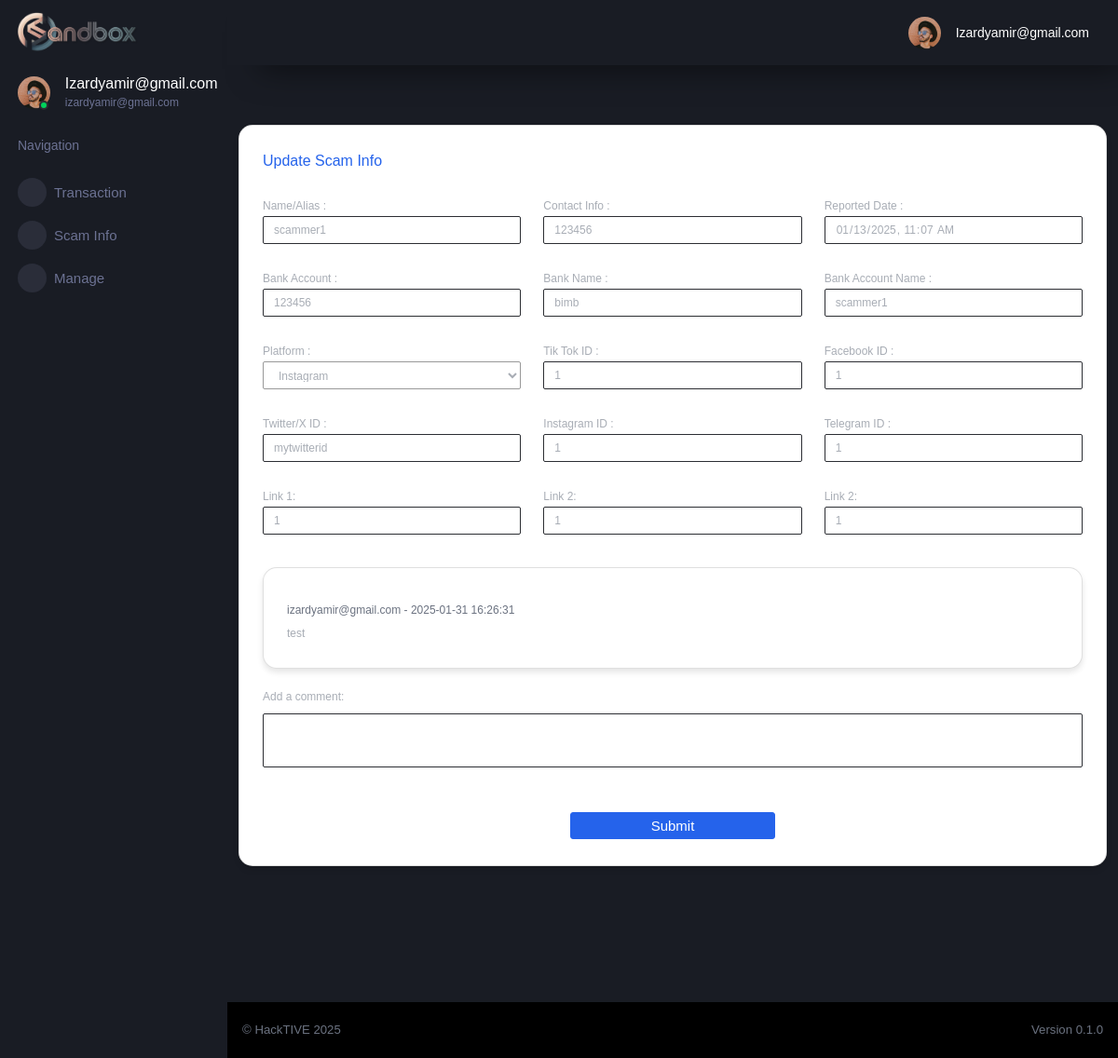
The app's page /6/scammer_update (signed in), older data.
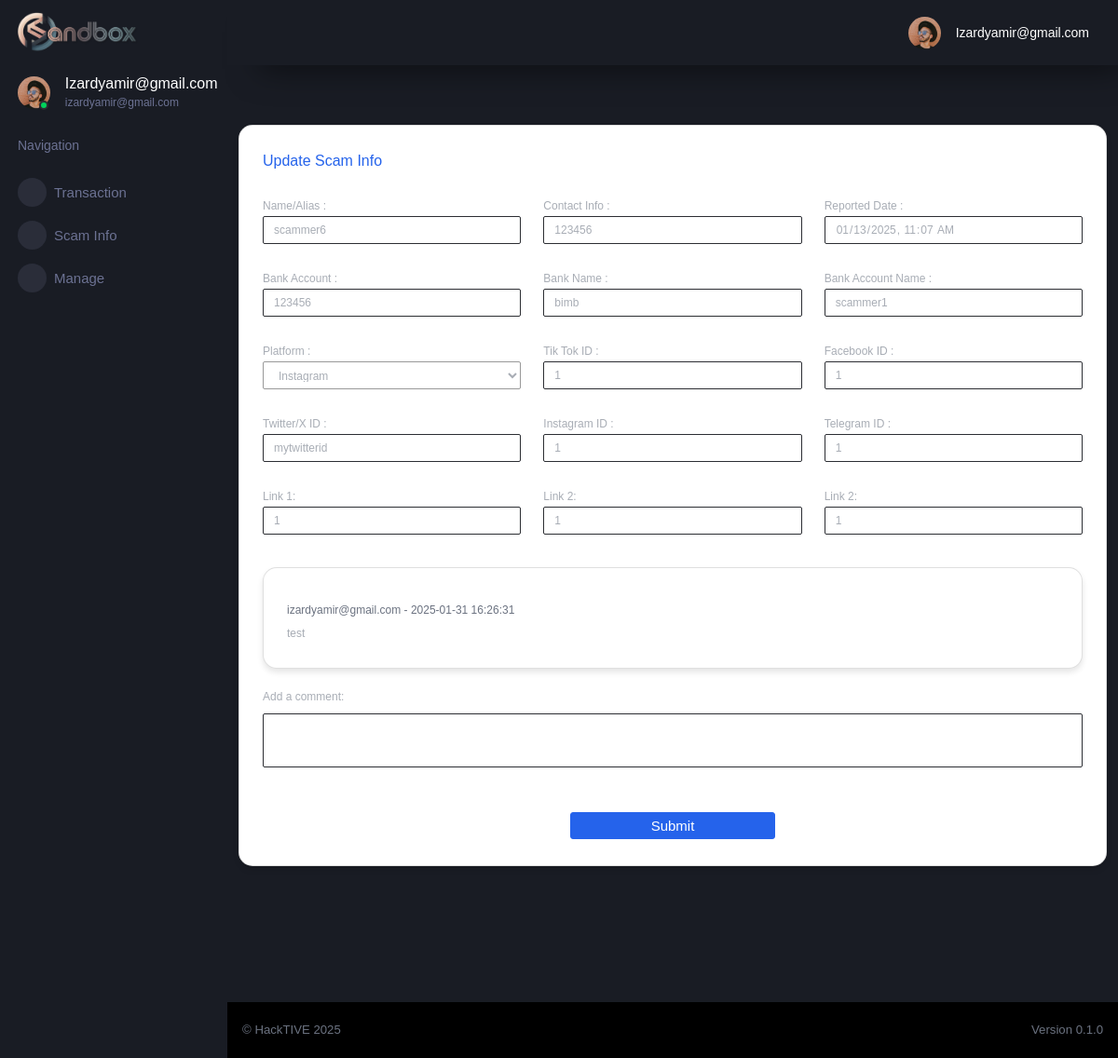
The same page, newer data.
### tables this page shows
CREATE TABLE "scammer" (
	"scammerID"	INTEGER NOT NULL,
	"scammerName"	TEXT,
	"contact"	TEXT,
	"platform"	TEXT,
	"reportedDate"	TEXT,
	"recordedDate"	TEXT,
	"bankAccount"	TEXT,
	"bankName"	TEXT,
	"bankAccountName"	TEXT,
	"sourceReport1"	TEXT,
	"sourceReport2"	TEXT,
	"sourceReport3"	TEXT,
	"tiktokID"	TEXT,
	"facebookID"	TEXT,
	"twitterID"	TEXT,
	"instagramID"	TEXT,
	"telegramID"	TEXT,
	"reporterID"	INTEGER,
	PRIMARY KEY("scammerID" AUTOINCREMENT)
);

### flaskr/main.py (the view, shortened to what this page needs)
@bp.route('/<int:id>/scammer_update', methods=('POST', 'GET'))
@login_required
def scammer_update(id):
    db = get_db()
    scammer_update = get_scammer(id)
    comments = db.execute(
        'SELECT user_id, content, created_at FROM comments WHERE post_id = ? ORDER BY created_at DESC',
        (id,)
    ).fetchall()
    return render_template('app/scammer-update.html', scammer_update=scammer_update, comments=comments)

### flaskr/auth.py (called while the page is built)
@bp.before_app_request
def load_logged_in_user():
    user_id = session.get('user_id')
    if user_id is None:
        g.user = None
    else:
        g.user = get_db().execute(
            'SELECT * FROM cif WHERE id = ?', (user_id,)
        ).fetchone()

### flaskr/db.py (called while the page is built)
def get_db():
    if 'db' not in g:
        g.db = sqlite3.connect(
            current_app.config['DATABASE'],
            detect_types=sqlite3.PARSE_DECLTYPES
        )
        g.db.row_factory = sqlite3.Row
    return g.db

### flaskr/main.py (called while the page is built)
def login_required(view):
    @functools.wraps(view)
    def wrapped_view(**kwargs):
        if g.user is None:
            return redirect(url_for('auth.login'))
        return view(**kwargs)
    return wrapped_view

def get_scammer(id):
    scammer = get_db().execute(
        'SELECT *'
        ' FROM scammer'
        ' WHERE scammerID = ?',(id,)
    ).fetchone()
    if scammer is None:
        abort(404, f"Scammer id {id} doesn't exist.")
    return scammer

### flaskr/templates/app/scammer-update.html (shortened to what the changed rows need)
{% extends "/layouts/base.html" %}
{% block content %}
    <div class="container aligned-middle mt-5 overflow-auto"  scrolling="yes" frameborder="0" style=" width: 100%; height: calc(101vh - 66px);  overflow: auto; ">
        <div class="row mt-3">
            <div class="col-md-12 mb-4">
                <div class="card">
                    <div class="card-body">
                        <form action="" method="post">
                            <div class="row mt-3">
                                <div class="col-sm-4 mt-2">
                                     <label for="scammer_name" class="mb-0" style="color: #a8adb5; font-size: 12px">Name/Alias :</label>
                                     <input name="scammer_name" id="scammer_name" type="text" class="form-control bg-white" style="color: #a8adb5; font-size: 12px; height: 30px;" placeholder="scammer name/alias" value="{{request.form['scammer_name'] or scammer_update['scammerName']}}" required>
                                </div>
                                <div class="col-sm-4 mt-2">
                                     <label for="contact_info" class="mb-0" style="color: #a8adb5; font-size: 12px">Contact Info :</label>
                                     <input name="contact_info" id="contact_info" type="text" class="form-control bg-white" style="color: #a8adb5; font-size: 12px; height: 30px;" value="{{request.form['contact_info'] or scammer_update['contact']}}" placeholder="scammer phone/email" required>
                                </div>
                                <div class="col-sm-4 mt-2">
                                     <label for="reported_date" class="mb-0" style="color: #a8adb5; font-size: 12px">Reported Date :</label>
                                     <input name="reported_date" id="reported_date" type="datetime-local" class="form-control bg-white" style="color: #a8adb5; font-size: 12px; height: 30px;" value="{{scammer_update['reportedDate']}}"  readonly>
                                </div>
                             </div>
                             <div class="row mt-3">
                                 <div class="col-sm-4 mt-2">
                                    <label for="bank_account" class="mb-0" style="color: #a8adb5; font-size: 12px">Bank Account :</label>
                                    <input name="bank_account" id="bank_account" type="text" class="form-control bg-white" style="color: #a8adb5; font-size: 12px; height: 30px;" value="{{request.form['bank_account'] or scammer_update['bankAccount']}}" placeholder="bank account number">
                                 </div>
                                 <div class="col-sm-4 mt-2">
                                     <label for="bank_name" class="mb-0" style="color: #a8adb5; font-size: 12px">Bank Name :</label>
                                     <input name="bank_name" id="bank_name" type="text" class="form-control bg-white" style="color: #a8adb5; font-size: 12px; height: 30px;" value="{{request.form['bank_name'] or scammer_update['bankName']}}" placeholder="bank name">
                                  </div>
                                  <div class="col-sm-4 mt-2">
                                     <label for="bank_account_name" class="mb-0" style="color: #a8adb5; font-size: 12px">Bank Account Name :</label>
                                     <input name="bank_account_name" id="bank_account_name" type="text" class="form-control bg-white" style="color: #a8adb5; font-size: 12px; height: 30px;" value="{{request.form['bank_account_name'] or scammer_update['bankAccountName']}}" placeholder="account holder name">
                                  </div>
                              </div>
                             <div class="row mt-3">
                                 <div class="col-sm-4 mt-2">
                                     <label for="platform" class="mb-0" style="color: #a8adb5; font-size: 12px">Platform :</label>
                                          <select name="platform" id="platform" class="form-control bg-white" style="border-width: 1px; border-style: solid; border-color: #999; color: #a8adb5; font-size: 12px; height: 30px;">
                                              <option >{{scammer_update['platform'].capitalize()}}</option>
                                          </select>
                                  </div>
                                 <div class="col-sm-4 mt-2">
                                    <label for="tiktok" class="mb-0" style="color: #a8adb5; font-size: 12px">Tik Tok ID :</label>
                                    <input name="tiktok" id="tiktok" type="text" class="form-control bg-white" style="color: #a8adb5; font-size: 12px; height: 30px;" value="{{request.form['tiktok'] or scammer_update['tiktokID']}}" placeholder="scammer id">
                                 </div>
                                 <div class="col-sm-4 mt-2">
                                     <label for="facebook" class="mb-0" style="color: #a8adb5; font-size: 12px">Facebook ID :</label>
                                     <input name="facebook" id="facebook" type="text" class="form-control bg-white" style="color: #a8adb5; font-size: 12px; height: 30px;" value="{{request.form['facebook'] or scammer_update['facebookID']}}" placeholder="scammer id">
                                  </div>
                              </div>
                              <div class="row mt-3">
                                 <div class="col-sm-4 mt-2">
                                    <label for="twitter" class="mb-0" style="color: #a8adb5; font-size: 12px">Twitter/X ID :</label>
                                    <input name="twitter" id="twitter" type="text" class="form-control bg-white" style="color: #a8adb5; font-size: 12px; height: 30px;" value="{{request.form['twitter'] or scammer_update['twitterID']}}" placeholder="scammer id">
                                 </div>
                                 <div class="col-sm-4 mt-2">
                                     <label for="instagram" class="mb-0" style="color: #a8adb5; font-size: 12px">Instagram ID :</label>
                                     <input name="instagram" id="instagram" type="text" class="form-control bg-white" style="color: #a8adb5; font-size: 12px; height: 30px;" value="{{request.form['instagram'] or scammer_update['instagramID']}}" placeholder="scammer id">
                                  </div>
                                  <div class="col-sm-4 mt-2">
                                     <label for="telegram" class="mb-0" style="color: #a8adb5; font-size: 12px">Telegram ID :</label>
                                     <input name="telegram" id="telegram" type="text" class="form-control bg-white" style="color: #a8adb5; font-size: 12px; height: 30px;" value="{{request.form['telegram'] or scammer_update['telegramID']}}" placeholder="scammer id" required>
                                  </div>
                              </div>
                             <div class="row mt-3">
                                 <div class="col-sm-4 mt-2">
                                      <label for="url_1" class="mb-0" style="color: #a8adb5; font-size: 12px">Link 1:</label>
                                      <input name="url_1" id="url_1" type="text" class="form-control bg-white" style="color: #a8adb5; font-size: 12px; height: 30px;" value="{{request.form['url_1'] or scammer_update['sourceReport1']}}" placeholder="scam posting url source 1" required>
                                  </div>
                                  <div class="col-sm-4 mt-2">
                                     <label for="url_2" class="mb-0" style="color: #a8adb5; font-size: 12px">Link 2:</label>
                                     <input name="url_2" id="url_2" type="text" class="form-control bg-white" style="color: #a8adb5; font-size: 12px; height: 30px;" value="{{request.form['url_2'] or scammer_update['sourceReport2']}}" placeholder="scam posting url source 2">
                                 </div>
                                 <div class="col-sm-4 mt-2">
                                     <label for="url_3" class="mb-0" style="color: #a8adb5; font-size: 12px">Link 2:</label>
                                     <input name="url_3" id="url_3" type="text" class="form-control bg-white" style="color: #a8adb5; font-size: 12px; height: 30px;" value="{{request.form['url_3'] or scammer_update['sourceReport3']}}" placeholder="scam posting url source 3">
                                 </div>
                              </div>
                        </form>
                    </div>
                </div>
            </div>
        </div>
    </div>
{% endblock content %}

Row changes from the older to the newer data that the page shows:
changed scammer "bimb": scammer_name "scammer1" → "scammer6"
